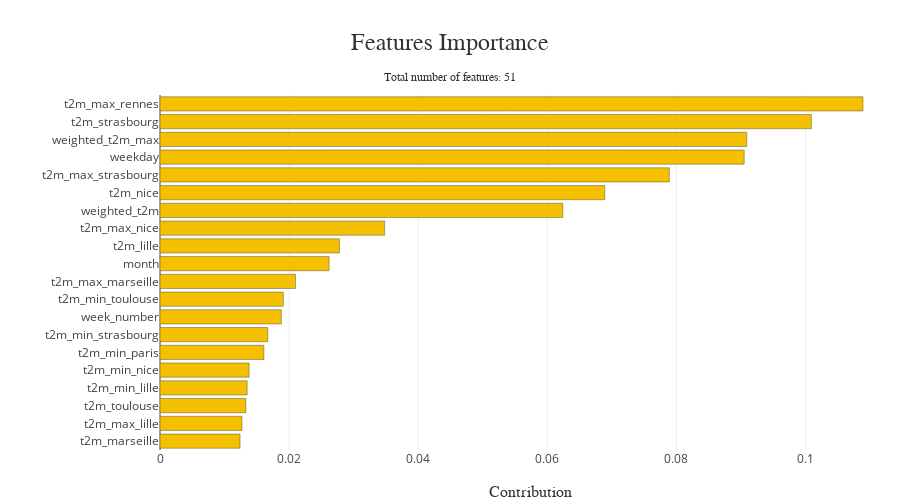

Notebook source saved alongside this figure:
### Code cell
xpl.plot.features_importance()

### Figure 1 — Plotly figure (JSON) as saved in the notebook; plotly's stock layout.template omitted (floating-point values rounded to 4 significant figures)
{"data": [{"marker": {"color": "rgba(244, 192, 0, 1.0)", "line": {"color": "rgba(52, 55, 54, 0.8)", "width": 0.5}}, "name": "Global", "orientation": "h", "type": "bar", "x": [0.0124, 0.0127, 0.0133, 0.0135, 0.0138, 0.0161, 0.0167, 0.0188, 0.0191, 0.021, 0.0262, 0.0278, 0.0348, 0.0624, 0.0689, 0.0789, 0.0905, 0.0909, 0.1009, 0.1089], "y": ["t2m_marseille", "t2m_max_lille", "t2m_toulouse", "t2m_min_lille", "t2m_min_nice", "t2m_min_paris", "t2m_min_strasbourg", "week_number", "t2m_min_toulouse", "t2m_max_marseille", "month", "t2m_lille", "t2m_max_nice", "weighted_t2m", "t2m_nice", "t2m_max_strasbourg", "weekday", "weighted_t2m_max", "t2m_strasbourg", "t2m_max_rennes"]}], "layout": {"autosize": false, "barmode": "group", "height": 500, "hovermode": "closest", "margin": {"b": 50, "l": 160, "r": 0, "t": 95}, "title": {"font": {"color": "rgb(50, 50, 50)", "family": "Arial", "size": 24}, "text": "Features Importance<span style='font-size: 12px;'><br />Total number of features: 51</span>", "x": 0.5, "xanchor": "center", "y": 0.9, "yanchor": "middle"}, "width": 900, "xaxis": {"automargin": true, "autorange": true, "range": [0, 0.1146], "title": {"font": {"color": "rgb(50, 50, 50)", "family": "Arial Black", "size": 16}, "text": "Contribution"}, "type": "linear"}, "yaxis": {"automargin": true, "autorange": true, "range": [-0.5, 19.5], "title": {"font": {"color": "rgb(50, 50, 50)", "family": "Arial Black", "size": 16}}, "type": "category"}}}
